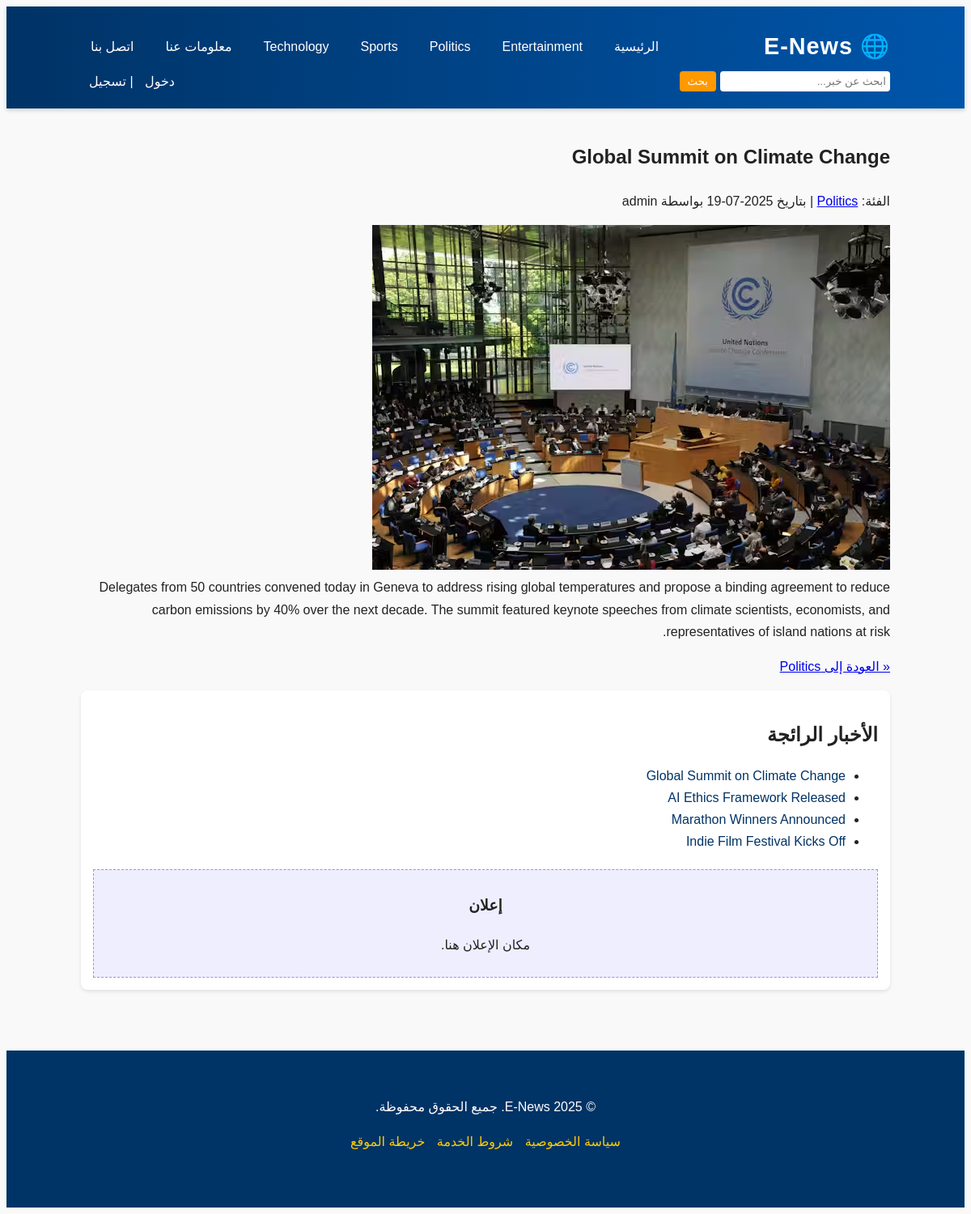
Screenshot of /article.php?id=1 with the database file from the repository.
### tables this page shows
CREATE TABLE `categories` (
  `category_id` INT AUTO_INCREMENT PRIMARY KEY,
  `category_name` VARCHAR(50) UNIQUE NOT NULL
);

CREATE TABLE `articles` (
  `article_id` INT AUTO_INCREMENT PRIMARY KEY,
  `title` VARCHAR(255) NOT NULL,
  `content` TEXT NOT NULL,
  `image_url` VARCHAR(255) DEFAULT NULL,
  `category_id` INT NOT NULL,
  `author_id` INT NOT NULL,
  `published_date` TIMESTAMP DEFAULT CURRENT_TIMESTAMP,
  FOREIGN KEY (`category_id`) REFERENCES `categories`(`category_id`) ON DELETE CASCADE,
  FOREIGN KEY (`author_id`) REFERENCES `users`(`user_id`) ON DELETE CASCADE
);

CREATE TABLE `users` (
  `user_id` INT AUTO_INCREMENT PRIMARY KEY,
  `username` VARCHAR(50) UNIQUE NOT NULL,
  `email` VARCHAR(100) UNIQUE NOT NULL,
  `password` VARCHAR(255) NOT NULL,
  `role` ENUM('user','admin') DEFAULT 'user'
);

### article.php (the view, shortened to what this page needs)
<?php
require 'db.php';
$categories = $pdo->query("SELECT * FROM categories")->fetchAll();
$id = intval($_GET['id'] ?? 0);
$stmt = $pdo->prepare(
  "SELECT a.*, u.username, c.category_name
   FROM articles a
   LEFT JOIN users u ON a.author_id=u.user_id
   LEFT JOIN categories c ON a.category_id=c.category_id
   WHERE a.article_id=?"
);
$stmt->execute([$id]);
$art = $stmt->fetch();
?>
<!DOCTYPE html>
<html lang="ar">
<head>
  <link rel="stylesheet" href="styles.css" />
</head>
<body>
  <header>
    <div class="container">
      <div class="logo">🌐 E-News</div>
      <nav><ul>
        <li><a href="index.php">الرئيسية</a></li>
        <?php foreach($categories as $c): ?>
          <li><a href="category.php?id=<?= $c['category_id'] ?>"><?= htmlspecialchars($c['category_name']) ?></a></li>
        <?php endforeach; ?>
        <li><a href="about.html">معلومات عنا</a></li>
        <li><a href="contact.html">اتصل بنا</a></li>
      </ul></nav>
      <form class="search-form" action="search.php" method="GET">
        <input type="text" name="q" placeholder="ابحث عن خبر..." required />
        <button type="submit">بحث</button>
      </form>
      <div class="auth-buttons"><a href="login.php">دخول</a> | <a href="register.php">تسجيل</a></div>
    </div>
  </header>
  <div class="container">
    <main>
      <article class="full-article">
        <h2><?= htmlspecialchars($art['title']) ?></h2>
        <p class="article-meta">
          الفئة: <a href="category.php?id=<?= $art['category_id'] ?>"><?= htmlspecialchars($art['category_name']) ?></a>
          | بتاريخ <?= date('Y-m-d',strtotime($art['published_date'])) ?>
          <?php if($art['username']): ?> بواسطة <?= htmlspecialchars($art['username']) ?><?php endif; ?>
        </p>
        <?php if($art['image_url']): ?><img src="<?= $art['image_url'] ?>" alt="" class="article-img" /><?php endif; ?>
        <div class="article-content"><?= nl2br(htmlspecialchars($art['content'])) ?></div>
        <p><a href="category.php?id=<?= $art['category_id'] ?>">&laquo; العودة إلى <?= htmlspecialchars($art['category_name']) ?></a></p>
      </article>
    </main>
    <aside>
      <h2>الأخبار الرائجة</h2>
      <ul>
        <?php
        $trend = $pdo->query("SELECT article_id,title FROM articles ORDER BY published_date DESC LIMIT 5")->fetchAll();
        foreach($trend as $t): ?>
          <li><a href="article.php?id=<?= $t['article_id'] ?>"><?= htmlspecialchars($t['title']) ?></a></li>
        <?php endforeach; ?>
      </ul>
      <div class="ad-box">
        <h3>إعلان</h3>
        <p>مكان الإعلان هنا.</p>
      </div>
    </aside>
  </div>
  <footer>
    <div class="container">
      <p>© 2025 E-News. جميع الحقوق محفوظة.</p>
      <div class="quick-links">
        <a href="privacy.html">سياسة الخصوصية</a>
        <a href="terms.html">شروط الخدمة</a>
        <a href="sitemap.xml">خريطة الموقع</a>
      </div>
      <div class="social-icons">
      </div>
    </div>
  </footer>
</body>
</html>

### styles.css (style rules this page uses)
body { font-family: Arial, sans-serif; direction: rtl; background: #f9f9f9; color: #222; line-height: 1.7; }
.container { max-width: 1000px; margin: 0 auto; padding: 20px; }
header { background: linear-gradient(90deg, #003366, #0055aa); color: #fff; box-shadow: 0 2px 5px rgba(0,0,0,0.2); }
header .container { display: flex; align-items: center; justify-content: space-between; flex-wrap: wrap; }
.logo { font-size: 1.8em; font-weight: bold; letter-spacing: 1px; }
nav ul { list-style: none; display: flex; gap: 15px; }
nav a { color: #fff; text-decoration: none; padding: 8px 12px; transition: 0.3s; }
.search-form { display: flex; gap: 5px; }
.search-form input[type="text"] { padding: 5px; border: none; border-radius: 4px; width: 200px; }
.search-form button { padding: 5px 10px; border: none; background: #ff9900; color: #fff; cursor: pointer; border-radius: 4px; transition: 0.3s; }
.auth-buttons a { color: #fff; text-decoration: none; margin-left: 10px; }
.breaking-article, .article-card, aside { background: #fff; border-radius: 8px; box-shadow: 0 2px 4px rgba(0,0,0,0.1); margin-bottom: 15px; padding: 15px; transition: 0.3s; }
aside h2 { margin-bottom: 10px; }
aside li a { color: #003366; text-decoration: none; transition: 0.3s; }
.ad-box { margin-top: 20px; padding: 10px; background: #eef; text-align: center; border: 1px dashed #99c; }
footer { background: #003366; color: #fff; padding: 20px 0; margin-top: 40px; }
footer .container { text-align: center; }
footer .quick-links a, footer .social-icons a { color: #ffcc00; text-decoration: none; margin: 0 5px; transition: 0.3s; }

### rows the page displays
categories: category_name "Entertainment"
categories: category_name "Politics"
categories: category_name "Sports"
categories: category_name "Technology"
articles: title "Global Summit on Climate Change", category.category_name "Politics", author.username "admin", image_url (picture), content "Delegates from 50 countries convened today in Geneva to address rising global temperatures and propose a binding agreement to reduce carbon emissions by 40% over the next decade. The summit featured keynote speeches from climate scientists, economists, and representatives of island nations at risk."
articles: title "AI Ethics Framework Released"
articles: title "Marathon Winners Announced"
articles: title "Indie Film Festival Kicks Off"
